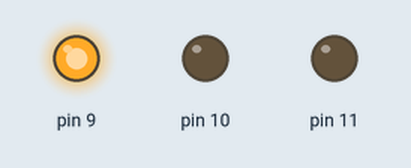
A sketch run on a simulated Arduino Uno, built with avr-gcc and run on an emulated ATmega328P. On the bench: output pins drawn as LEDs (lit = HIGH).

Above: at 0.55 s.
At 2.6 s:
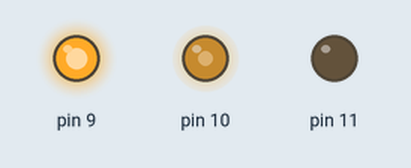
At 4.1 s:
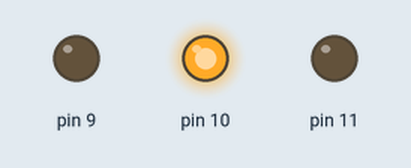
At 4.95 s:
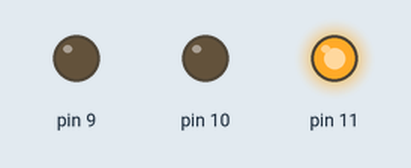
At 5.85 s:
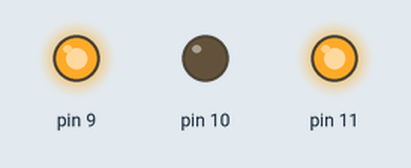
At 7.65 s:
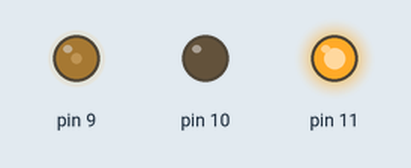
Timing chart, 0 to 9.8 s (numbered marks = the images above):
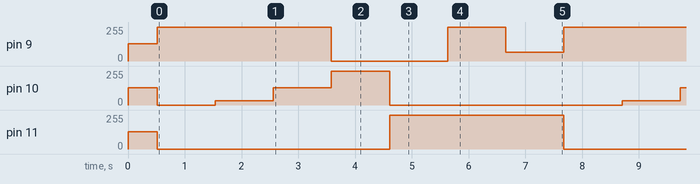

Measured:
- by itself, pin 9: repeats every 7.2 s: 0/255 2.0 s, 255/255 1.0 s, 64/255 1.0 s, 255/255 3.1 s
- by itself, pin 10: repeats every 7.2 s: 32/255 1.0 s, 128/255 1.0 s, 255/255 1.0 s, 0/255 4.1 s
- by itself, pin 11: alternates 255/255 for 3.1 s and 0/255 for 4.1 s

The sketch:

ROY_G_BIV_RGB_LED_test.ino
```cpp
int colors[7][3] = {
  {255, 0, 0}, {255, 32, 0}, {255, 128, 0},
  {0, 255, 0}, {0, 0, 255}, {255, 0, 255}, {64, 0, 255}
};


void setup() {
  // put your setup code here, to run once:
  analogWrite(9, 128);
  analogWrite(10, 128);
  analogWrite(11, 128);
  delay(512);
}

void loop() {
  // put your main code here, to run repeatedly:
  for(int i = 0; i < 7; i++) {
    analogWrite(9, colors[i][0]);
    analogWrite(10, colors[i][1]);
    analogWrite(11, colors[i][2]);
    delay(1024);
  }
}
```
